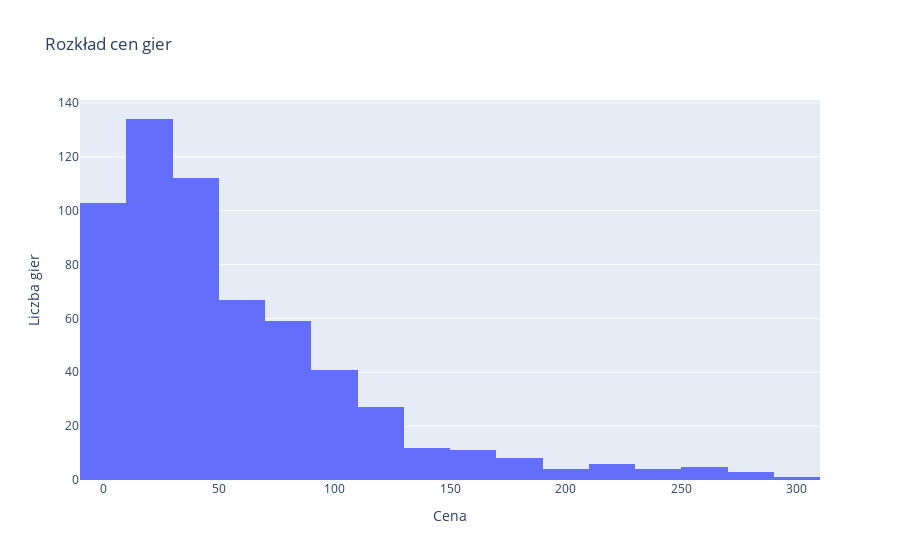

Notebook code for this chart:
### Code cell
import plotly.express as px

fig = px.histogram(df, x='Cena', nbins=20, title='Rozkład cen gier')
fig.update_layout(xaxis_title='Cena', yaxis_title='Liczba gier')
fig.show()

### Figure 1 — Plotly figure (JSON) as saved in the notebook; plotly's stock layout.template omitted (floating-point values rounded to 4 significant figures; data arrays with more than 128 entries replaced by an {"elided": "..."} marker saying what was removed)
{"data": [{"alignmentgroup": "True", "bingroup": "x", "hovertemplate": "Cena=%{x}<br>count=%{y}<extra></extra>", "legendgroup": "", "marker": {"color": "#636efa", "pattern": {"shape": ""}}, "name": "", "nbinsx": 20, "offsetgroup": "", "orientation": "v", "showlegend": false, "type": "histogram", "x": {"elided": "597 float values"}, "xaxis": "x", "yaxis": "y"}], "layout": {"barmode": "relative", "legend": {"tracegroupgap": 0}, "title": {"text": "Rozkład cen gier"}, "xaxis": {"anchor": "y", "domain": [0, 1], "title": {"text": "Cena"}}, "yaxis": {"anchor": "x", "domain": [0, 1], "title": {"text": "Liczba gier"}}}}
